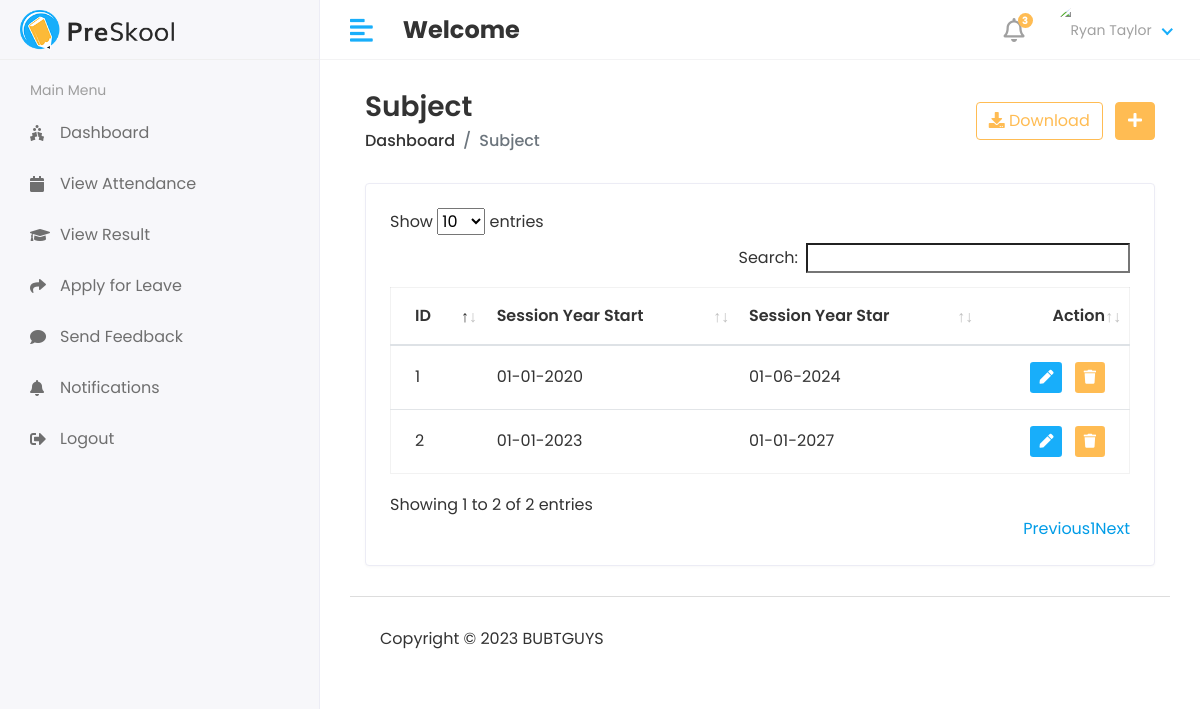
/Admin1/Session/View, run on an earlier commit of the app's database.
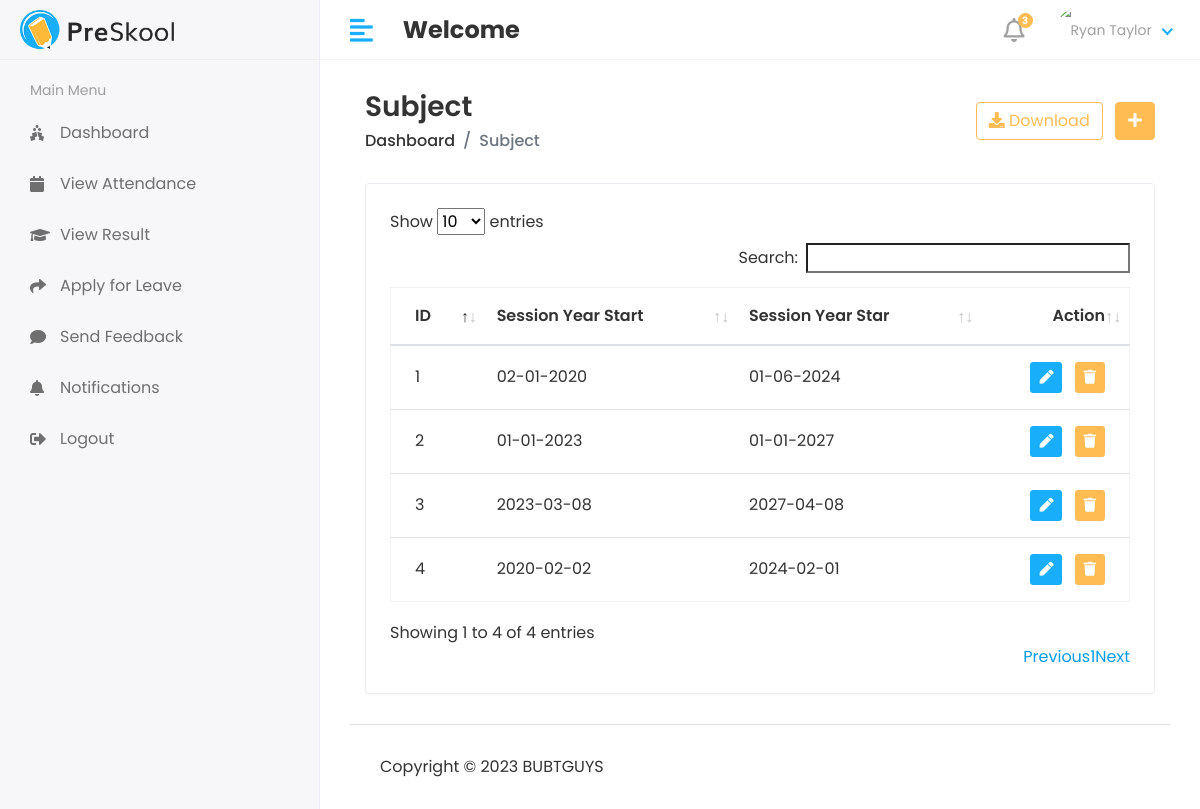
And on a later commit of the database.
### app/models.py (models this page shows, shortened)
class Session_Year(models.Model):
    session_start=models.CharField(max_length=100)
    session_end=models.CharField(max_length=100)

### ticket/admin1.py (the view)
# urls.py: path('Admin1/Session/View',admin1.VIEW_SESSION, name='view_session'),
def VIEW_SESSION(request):
    session= Session_Year.objects.all()
    context={
        'session':session,
    }
    return render(request,'admin1/view_session.html',context)

### templates/admin1/view_session.html (shortened to what this page needs)
{% extends 'base.html' %}
{% block content %}
<div class="content container-fluid">
               <div class="page-header">
                  <div class="row align-items-center">
                     <div class="col">
                        <h3 class="page-title">Subject</h3>
                        <ul class="breadcrumb">
                           <li class="breadcrumb-item"><a href="index.html">Dashboard</a></li>
                           <li class="breadcrumb-item active">Subject</li>
                        </ul>
                     </div>
                     <div class="col-auto text-right float-right ml-auto">
                        <a href="#" class="btn btn-outline-primary mr-2"><i class="fas fa-download"></i> Download</a>
                        <a href="add-student.html" class="btn btn-primary"><i class="fas fa-plus"></i></a>
                     </div>
                  </div>
               </div>
               <div class="row">
                  <div class="col-sm-12">
                     <div class="card card-table">
                        <div class="card-body">
                           <div class="table-responsive">
                              <table id="table_id" class="table table-hover table-center mb-0">
                                 <thead>
                                    <tr>
                                       <th>ID</th>
                                       <th>Session Year Start</th>
                                        <th>Session Year Star</th>
                                       <th class="text-right">Action</th>
                                    </tr>
                                 </thead>
                                 <tbody>
                                 {% for i in session %}
                                    <tr>
                                       <td>{{i.id}}</td>
                                       <td>{{i.session_start}}</td>
                                        <td>{{i.session_end}}</td>
                                       <td class="text-right">
                                          <div class="actions">
                                             <a href="{% url 'edit_session' i.id %}" class="btn btn-sm bg-success-light mr-2">
                                             <i class="fas fa-pen"></i>
                                             </a>
                                             <a href="{% url 'delete_session' i.id %}" class="btn btn-sm bg-danger-light">
                                             <i class="fas fa-trash"></i>
                                             </a>
                                          </div>
                                       </td>
                                    </tr>
                                 {% endfor %}
                                 </tbody>
                              </table>
                           </div>
                        </div>
                     </div>
                  </div>
               </div>
            </div>
{% endblock %}

What changed in the data, as far as the page shows it:
changed Session_Year id 1: session_start "01-01-2020" → "02-01-2020"
added Session_Year: id "3", session_start "2023-03-08", session_end "2027-04-08"
added Session_Year: id "4", session_start "2020-02-02", session_end "2024-02-01"
Also different on the page:
text written by a page script: "Show entries Search: Showing 1 to 2 of 2 entries Previous 1 Next" → "Show entries Search: Showing 1 to 4 of 4 entries Previous 1 Next"
